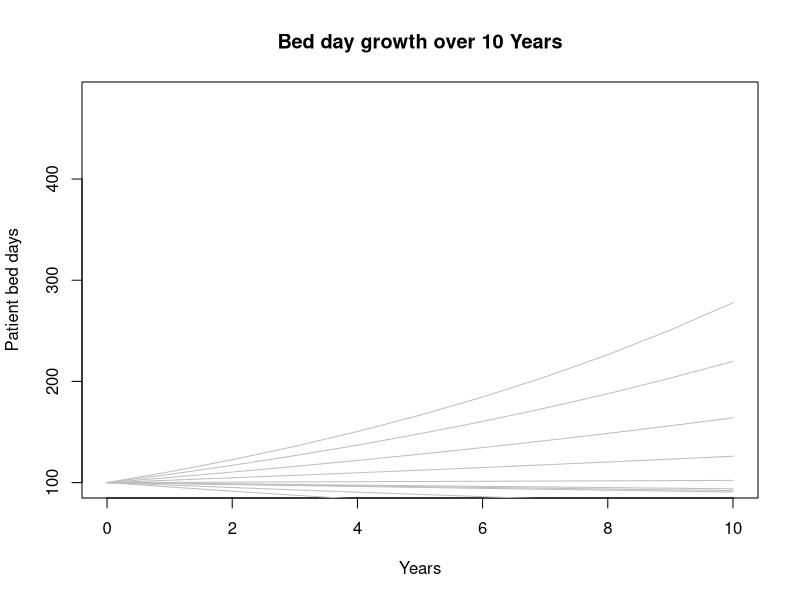
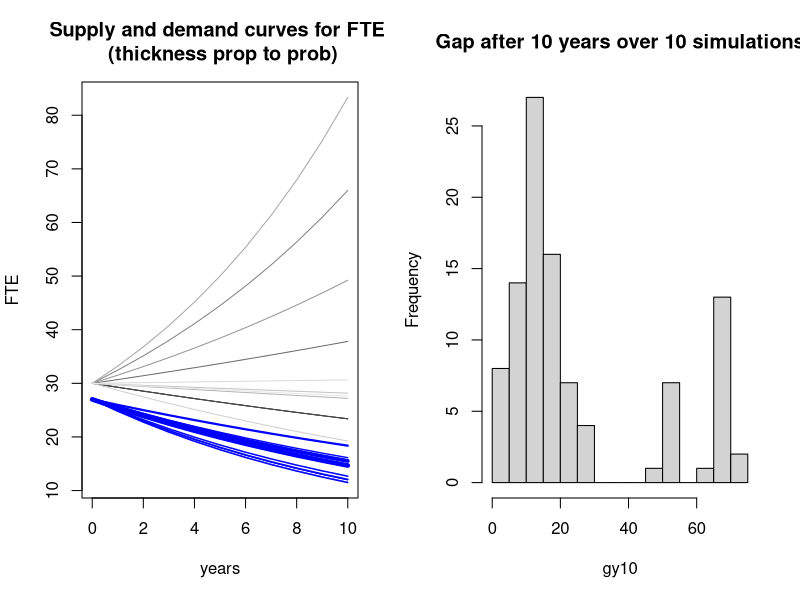

The R source for these figures, in order:

rm(list=ls())


# Parameters
initial_value <- 100
years <- 0:10
num_plots <- 10  # Number of scenarios to generate
mean_growth_rate <- 0.02
sd_growth_rate <- 0.05

# demand probs
dp<-runif(num_plots)
dprob<-dp/sum(dp)
# supply probs
sp<-runif(num_plots)
sprob<-sp/sum(sp)


nsim<-100

demand_probs<-c(0.25,0.15,0.6)
supply_probs<-c(0.8,0.15,0.5)



# Initialise data frame for storing results
data <- data.frame(year = rep(years, num_plots),
                   beddays = numeric(length(years) * num_plots),
                   group = rep(1:num_plots, each=length(years)))

# Function to calculate growth
calculate_growth <- function(initial_value, growth_rate, years) {
  return(initial_value * (1 + growth_rate) ^ years)
}

data$dprob<-rep(dprob,each = length(years))
data$sprob<-rep(sprob,each = length(years))


# Generate growth rates from normal distribution
# set.seed(123)  # For reproducibility
growth_rates <- rnorm(num_plots, mean = mean_growth_rate, sd = sd_growth_rate)

# Create the data for each growth rate
for (i in 1:num_plots) {
  data$beddays[ data$group == i ] <- calculate_growth(initial_value, growth_rates[ i ], years)
}


# Initialise plot
plot(years, calculate_growth(initial_value, growth_rates[ 1 ], years), type="n", 
     xlab="Years", ylab="Patient bed days", main="Bed day growth over 10 Years", ylim=c(initial_value, initial_value * (1 + mean_growth_rate + 3*sd_growth_rate) ^ max(years)))

# Add lines to the plot
for (i in 1:num_plots) {
  beddays <- calculate_growth(initial_value, growth_rates[ i ], years)
  lines(years, beddays, type="l"
#        , col=rainbow(num_plots)[ i ]
        , col = 'gray'
        , pch=16)  # Different colour for each line
}

# Adding a legend
#legend("topright", legend=paste("Growth rate:", round(growth_rates, 4)), col=rainbow(num_plots), lty=1, pch=16)

####### Calcualte demand for staff based on demand driver
#  assume we need 0.3 nurses and 0.1 doctors per patient bed day
# define nurse to patient bed day
n2pbd<-0.3
d2pbd<-0.1

data$d.nurses<-n2pbd*data$beddays
data$d.doctors<-d2pbd*data$beddays





##### Supply
# current nursing workforce
cn<-27
cd<-9

# attrition rates
a.n<--0.05

# Generate growth rates from normal distribution
# set.seed(123)  # For reproducibility
att_rates <- rnorm(num_plots, mean = a.n, sd = 0.02)

# quantify the remaining workforce for each attrition rate
for (i in 1:num_plots) {
  data$nsupply[ data$group == i ] <- calculate_growth(cn, att_rates[ i ], years)
}
for (i in 1:num_plots) {
  data$ndoc[ data$group == i ] <- calculate_growth(cd, att_rates[ i ], years)
}

par(mfrow=c(1,2))
# Initialise plot
plot(years,data$d.nurses[data$group==1], type = 'l'
    ,ylim = c(min(c(data$d.nurses,data$nsupply))
,max(c(data$d.nurses,data$nsupply)))
,ylab = "FTE"
,xlab = "years"
,main = "Supply and demand curves for FTE \n (thickness prop to prob)"
)


g<-gray.colors(num_plots)


# Add demand curves to the plot
for (i in 1:num_plots) {
  
  lines(years, data$d.nurses[data$group==i], type="l"
        #        , col=rainbow(num_plots)[ i ]
        , col = g[i]
        # ,lwd = 20*dprob[i]
        , pch=16)  # 
  }

# Add supply projections to the plot
for (i in 1:num_plots) {
    lines(years, data$nsupply[data$group==i], type="l"
        #        , col=rainbow(num_plots)[ i ]
        , col = 'blue'
        ,lwd = 20*sprob[i]
        , pch=16)  # 
}


# build the simulations - e.g. 100 simulations of the diff combinations of each possible scenario
# calculate gaps

# define the selected demand scenario
dscen<-sample(1:num_plots,size = nsim,replace=TRUE,prob = dprob)
# define the selected demand scenario
sscen<-sample(1:num_plots,size = nsim,replace=TRUE,prob = sprob)

# construct the supply and denand curves under that scenario adn comput the gaps

gy10<-0

# i<-1
for (i in 1:nsim){
datascen<-as.data.frame(cbind(years,data$d.nurses[data$group==dscen[i]],data$nsupply[data$group==sscen[i]]))
colnames(datascen)<-c("years","demand","supply")
datascen$gap<-datascen$demand-datascen$supply
# gap at year 10
# print(datascen)
gy10[i]<-datascen$gap[datascen$years==10]
}
# barplot(table(round(gy10)))

hist(gy10,20
     ,main = paste0("Gap after 10 years over ", num_plots, " simulations")
     # ,main = paste0('attrit = ', round(att_rates,2), '; demand = ', round(growth_rates,2))
)

